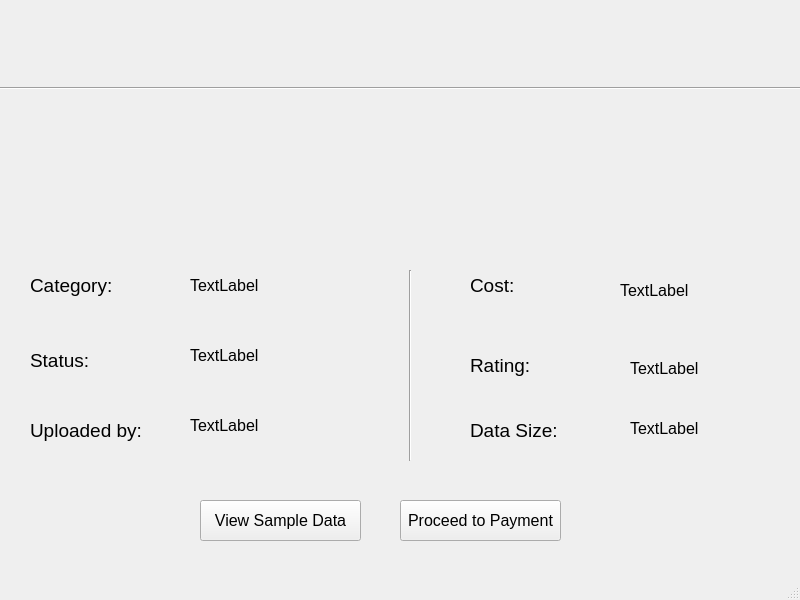
<?xml version="1.0" encoding="UTF-8"?>
<ui version="4.0">
 <class>MainWindow</class>
 <widget class="QMainWindow" name="MainWindow">
  <property name="geometry">
   <rect>
    <x>0</x>
    <y>0</y>
    <width>800</width>
    <height>600</height>
   </rect>
  </property>
  <property name="windowTitle">
   <string>MainWindow</string>
  </property>
  <widget class="QWidget" name="centralwidget">
   <widget class="QLabel" name="title">
    <property name="geometry">
     <rect>
      <x>60</x>
      <y>30</y>
      <width>691</width>
      <height>51</height>
     </rect>
    </property>
    <property name="font">
     <font>
      <pointsize>30</pointsize>
     </font>
    </property>
    <property name="text">
     <string/>
    </property>
   </widget>
   <widget class="QLabel" name="label_2">
    <property name="geometry">
     <rect>
      <x>30</x>
      <y>410</y>
      <width>151</width>
      <height>41</height>
     </rect>
    </property>
    <property name="font">
     <font>
      <pointsize>14</pointsize>
     </font>
    </property>
    <property name="text">
     <string>Uploaded by:</string>
    </property>
   </widget>
   <widget class="QLabel" name="label_3">
    <property name="geometry">
     <rect>
      <x>30</x>
      <y>270</y>
      <width>121</width>
      <height>31</height>
     </rect>
    </property>
    <property name="font">
     <font>
      <pointsize>14</pointsize>
     </font>
    </property>
    <property name="text">
     <string>Category:</string>
    </property>
   </widget>
   <widget class="QLabel" name="label_4">
    <property name="geometry">
     <rect>
      <x>470</x>
      <y>420</y>
      <width>121</width>
      <height>21</height>
     </rect>
    </property>
    <property name="font">
     <font>
      <pointsize>14</pointsize>
     </font>
    </property>
    <property name="text">
     <string>Data Size:</string>
    </property>
   </widget>
   <widget class="QLabel" name="label_5">
    <property name="geometry">
     <rect>
      <x>30</x>
      <y>350</y>
      <width>101</width>
      <height>21</height>
     </rect>
    </property>
    <property name="font">
     <font>
      <pointsize>14</pointsize>
     </font>
    </property>
    <property name="text">
     <string>Status:</string>
    </property>
   </widget>
   <widget class="QLabel" name="label_6">
    <property name="geometry">
     <rect>
      <x>470</x>
      <y>270</y>
      <width>101</width>
      <height>31</height>
     </rect>
    </property>
    <property name="font">
     <font>
      <pointsize>14</pointsize>
     </font>
    </property>
    <property name="text">
     <string>Cost:</string>
    </property>
   </widget>
   <widget class="QLabel" name="descr">
    <property name="geometry">
     <rect>
      <x>50</x>
      <y>110</y>
      <width>681</width>
      <height>111</height>
     </rect>
    </property>
    <property name="font">
     <font>
      <pointsize>23</pointsize>
     </font>
    </property>
    <property name="text">
     <string/>
    </property>
    <property name="scaledContents">
     <bool>true</bool>
    </property>
    <property name="wordWrap">
     <bool>true</bool>
    </property>
   </widget>
   <widget class="QLabel" name="cost">
    <property name="geometry">
     <rect>
      <x>620</x>
      <y>280</y>
      <width>221</width>
      <height>20</height>
     </rect>
    </property>
    <property name="font">
     <font>
      <pointsize>12</pointsize>
     </font>
    </property>
    <property name="text">
     <string>TextLabel</string>
    </property>
   </widget>
   <widget class="QLabel" name="categ">
    <property name="geometry">
     <rect>
      <x>190</x>
      <y>270</y>
      <width>151</width>
      <height>31</height>
     </rect>
    </property>
    <property name="font">
     <font>
      <pointsize>12</pointsize>
     </font>
    </property>
    <property name="text">
     <string>TextLabel</string>
    </property>
   </widget>
   <widget class="QLabel" name="size">
    <property name="geometry">
     <rect>
      <x>630</x>
      <y>420</y>
      <width>191</width>
      <height>16</height>
     </rect>
    </property>
    <property name="font">
     <font>
      <pointsize>12</pointsize>
     </font>
    </property>
    <property name="text">
     <string>TextLabel</string>
    </property>
   </widget>
   <widget class="QLabel" name="status">
    <property name="geometry">
     <rect>
      <x>190</x>
      <y>340</y>
      <width>191</width>
      <height>31</height>
     </rect>
    </property>
    <property name="font">
     <font>
      <pointsize>12</pointsize>
     </font>
    </property>
    <property name="text">
     <string>TextLabel</string>
    </property>
   </widget>
   <widget class="QLabel" name="upload">
    <property name="geometry">
     <rect>
      <x>190</x>
      <y>410</y>
      <width>211</width>
      <height>31</height>
     </rect>
    </property>
    <property name="font">
     <font>
      <pointsize>12</pointsize>
     </font>
    </property>
    <property name="text">
     <string>TextLabel</string>
    </property>
   </widget>
   <widget class="QPushButton" name="viewdata">
    <property name="geometry">
     <rect>
      <x>200</x>
      <y>500</y>
      <width>161</width>
      <height>41</height>
     </rect>
    </property>
    <property name="font">
     <font>
      <pointsize>12</pointsize>
     </font>
    </property>
    <property name="text">
     <string>View Sample Data</string>
    </property>
   </widget>
   <widget class="QPushButton" name="pushButton_2">
    <property name="geometry">
     <rect>
      <x>400</x>
      <y>500</y>
      <width>161</width>
      <height>41</height>
     </rect>
    </property>
    <property name="font">
     <font>
      <pointsize>12</pointsize>
     </font>
    </property>
    <property name="text">
     <string>Proceed to Payment</string>
    </property>
   </widget>
   <widget class="QLabel" name="label_7">
    <property name="geometry">
     <rect>
      <x>470</x>
      <y>350</y>
      <width>101</width>
      <height>31</height>
     </rect>
    </property>
    <property name="font">
     <font>
      <pointsize>14</pointsize>
     </font>
    </property>
    <property name="text">
     <string>Rating:</string>
    </property>
   </widget>
   <widget class="QLabel" name="rating">
    <property name="geometry">
     <rect>
      <x>630</x>
      <y>360</y>
      <width>191</width>
      <height>16</height>
     </rect>
    </property>
    <property name="font">
     <font>
      <pointsize>12</pointsize>
     </font>
    </property>
    <property name="text">
     <string>TextLabel</string>
    </property>
   </widget>
   <widget class="Line" name="line">
    <property name="geometry">
     <rect>
      <x>0</x>
      <y>80</y>
      <width>831</width>
      <height>16</height>
     </rect>
    </property>
    <property name="orientation">
     <enum>Qt::Horizontal</enum>
    </property>
   </widget>
   <widget class="Line" name="line_2">
    <property name="geometry">
     <rect>
      <x>400</x>
      <y>270</y>
      <width>20</width>
      <height>191</height>
     </rect>
    </property>
    <property name="orientation">
     <enum>Qt::Vertical</enum>
    </property>
   </widget>
  </widget>
  <widget class="QMenuBar" name="menubar">
   <property name="geometry">
    <rect>
     <x>0</x>
     <y>0</y>
     <width>800</width>
     <height>21</height>
    </rect>
   </property>
  </widget>
  <widget class="QStatusBar" name="statusbar"/>
 </widget>
 <resources/>
 <connections/>
</ui>
